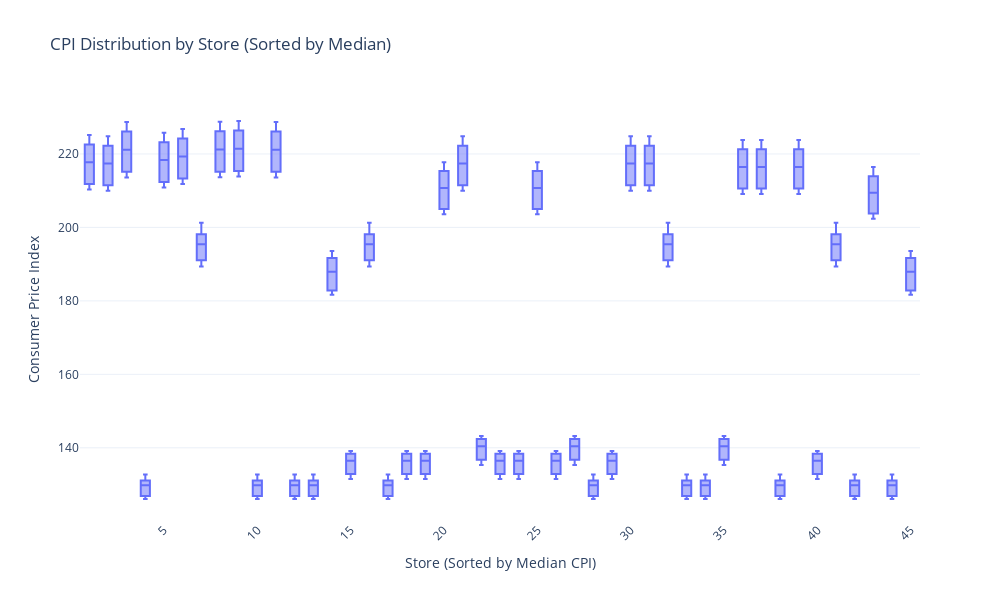

The notebook cell this image was saved under:
### Code cell
import plotly.express as px
import pandas as pd

# Calculate median CPI per store to sort
store_order = df.groupby('Store')['CPI'].median().sort_values().index

# Create an enhanced box plot
fig = px.box(
    df,
    x='Store',
    y='CPI',
    title='CPI Distribution by Store (Sorted by Median)',
    labels={'Store': 'Store', 'CPI': 'Consumer Price Index'},
    category_orders={'Store': store_order},
    points='outliers',  # Show outliers
    template='plotly_white'  # Clean background
)

# Update layout for readability
fig.update_layout(
    xaxis_title='Store (Sorted by Median CPI)',
    yaxis_title='Consumer Price Index',
    xaxis_tickangle=-45,
    width=1000,
    height=600,
    boxmode='group'
)

fig.show()

### Figure 1 — Plotly figure (JSON) as saved in the notebook; plotly's stock layout.template omitted (floating-point values rounded to 4 significant figures; data arrays with more than 128 entries replaced by an {"elided": "..."} marker saying what was removed)
{"data": [{"alignmentgroup": "True", "boxpoints": "outliers", "hovertemplate": "Store=%{x}<br>Consumer Price Index=%{y}<extra></extra>", "legendgroup": "", "marker": {"color": "#636efa"}, "name": "", "notched": false, "offsetgroup": "", "orientation": "v", "showlegend": false, "type": "box", "x": {"elided": "8190 int values"}, "x0": " ", "xaxis": "x", "y": {"elided": "8190 float values"}, "y0": " ", "yaxis": "y"}], "layout": {"boxmode": "group", "height": 600, "legend": {"tracegroupgap": 0}, "title": {"text": "CPI Distribution by Store (Sorted by Median)"}, "width": 1000, "xaxis": {"anchor": "y", "categoryarray": [28, 42, 4, 38, 34, 33, 10, 44, 12, 13, 17, 24, 19, 18, 26, 23, 29, 40, 15, 27, 35, 22, 45, 14, 7, 16, 41, 32, 43, 20, 25, 36, 37, 39, 31, 21, 2, 30, 1, 5, 6, 3, 11, 8, 9], "categoryorder": "array", "domain": [0, 1], "tickangle": -45, "title": {"text": "Store (Sorted by Median CPI)"}}, "yaxis": {"anchor": "x", "domain": [0, 1], "title": {"text": "Consumer Price Index"}}}}
